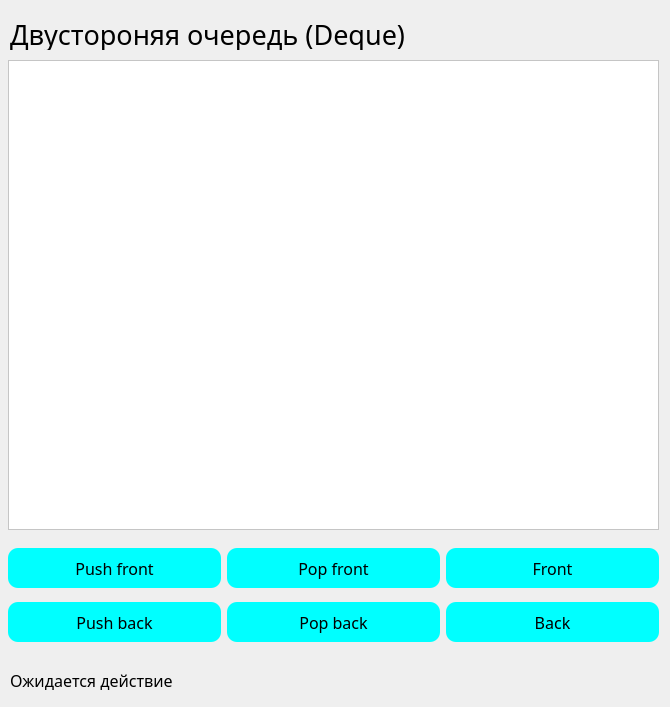
<?xml version="1.0" encoding="UTF-8"?>
<ui version="4.0">
 <class>u_deque</class>
 <widget class="QDialog" name="u_deque">
  <property name="enabled">
   <bool>true</bool>
  </property>
  <property name="geometry">
   <rect>
    <x>0</x>
    <y>0</y>
    <width>670</width>
    <height>707</height>
   </rect>
  </property>
  <property name="sizePolicy">
   <sizepolicy hsizetype="Fixed" vsizetype="Fixed">
    <horstretch>0</horstretch>
    <verstretch>0</verstretch>
   </sizepolicy>
  </property>
  <property name="minimumSize">
   <size>
    <width>0</width>
    <height>670</height>
   </size>
  </property>
  <property name="windowTitle">
   <string>DockWidget</string>
  </property>
  <property name="styleSheet">
   <string notr="true">QPushButton{
background-color: cyan;
border-radius: 10px;
color: black;
}</string>
  </property>
  <widget class="QWidget" name="dockWidgetContents" native="true">
   <property name="enabled">
    <bool>true</bool>
   </property>
   <property name="geometry">
    <rect>
     <x>0</x>
     <y>0</y>
     <width>670</width>
     <height>650</height>
    </rect>
   </property>
   <property name="minimumSize">
    <size>
     <width>670</width>
     <height>650</height>
    </size>
   </property>
   <property name="maximumSize">
    <size>
     <width>670</width>
     <height>650</height>
    </size>
   </property>
   <widget class="QGraphicsView" name="graphicsView">
    <property name="geometry">
     <rect>
      <x>8</x>
      <y>60</y>
      <width>651</width>
      <height>470</height>
     </rect>
    </property>
    <property name="styleSheet">
     <string notr="true">background-color: white;</string>
    </property>
   </widget>
   <widget class="QWidget" name="gridLayoutWidget">
    <property name="geometry">
     <rect>
      <x>8</x>
      <y>540</y>
      <width>651</width>
      <height>111</height>
     </rect>
    </property>
    <layout class="QGridLayout" name="gridLayout">
     <item row="0" column="1">
      <widget class="QPushButton" name="pushButton_4">
       <property name="minimumSize">
        <size>
         <width>0</width>
         <height>40</height>
        </size>
       </property>
       <property name="font">
        <font>
         <family>Trebuchet MS</family>
         <pointsize>12</pointsize>
        </font>
       </property>
       <property name="text">
        <string>Pop front</string>
       </property>
      </widget>
     </item>
     <item row="0" column="0">
      <widget class="QPushButton" name="pushButton_3">
       <property name="sizePolicy">
        <sizepolicy hsizetype="Minimum" vsizetype="Fixed">
         <horstretch>0</horstretch>
         <verstretch>0</verstretch>
        </sizepolicy>
       </property>
       <property name="minimumSize">
        <size>
         <width>0</width>
         <height>40</height>
        </size>
       </property>
       <property name="font">
        <font>
         <family>Trebuchet MS</family>
         <pointsize>12</pointsize>
        </font>
       </property>
       <property name="styleSheet">
        <string notr="true"/>
       </property>
       <property name="text">
        <string>Push front</string>
       </property>
      </widget>
     </item>
     <item row="0" column="2">
      <widget class="QPushButton" name="pushButton_5">
       <property name="minimumSize">
        <size>
         <width>0</width>
         <height>40</height>
        </size>
       </property>
       <property name="font">
        <font>
         <family>Trebuchet MS</family>
         <pointsize>12</pointsize>
         <bold>false</bold>
        </font>
       </property>
       <property name="text">
        <string>Front</string>
       </property>
      </widget>
     </item>
     <item row="1" column="0">
      <widget class="QPushButton" name="pushButton_6">
       <property name="minimumSize">
        <size>
         <width>0</width>
         <height>40</height>
        </size>
       </property>
       <property name="font">
        <font>
         <family>Trebuchet MS</family>
         <pointsize>12</pointsize>
         <bold>false</bold>
        </font>
       </property>
       <property name="text">
        <string>Push back</string>
       </property>
      </widget>
     </item>
     <item row="1" column="2">
      <widget class="QPushButton" name="pushButton_2">
       <property name="minimumSize">
        <size>
         <width>0</width>
         <height>40</height>
        </size>
       </property>
       <property name="font">
        <font>
         <family>Trebuchet MS</family>
         <pointsize>12</pointsize>
         <bold>false</bold>
        </font>
       </property>
       <property name="text">
        <string>Back</string>
       </property>
      </widget>
     </item>
     <item row="1" column="1">
      <widget class="QPushButton" name="pushButton">
       <property name="minimumSize">
        <size>
         <width>0</width>
         <height>40</height>
        </size>
       </property>
       <property name="font">
        <font>
         <family>Trebuchet MS</family>
         <pointsize>12</pointsize>
        </font>
       </property>
       <property name="text">
        <string>Pop back</string>
       </property>
      </widget>
     </item>
    </layout>
   </widget>
   <widget class="QLabel" name="label_2">
    <property name="geometry">
     <rect>
      <x>10</x>
      <y>19</y>
      <width>651</width>
      <height>31</height>
     </rect>
    </property>
    <property name="font">
     <font>
      <family>Bahnschrift</family>
      <pointsize>20</pointsize>
     </font>
    </property>
    <property name="text">
     <string>Двустороняя очередь (Deque)</string>
    </property>
   </widget>
  </widget>
  <widget class="QLabel" name="label">
   <property name="geometry">
    <rect>
     <x>10</x>
     <y>670</y>
     <width>641</width>
     <height>20</height>
    </rect>
   </property>
   <property name="font">
    <font>
     <family>Bahnschrift</family>
     <pointsize>12</pointsize>
    </font>
   </property>
   <property name="text">
    <string>Ожидается действие</string>
   </property>
  </widget>
 </widget>
 <resources/>
 <connections/>
</ui>
